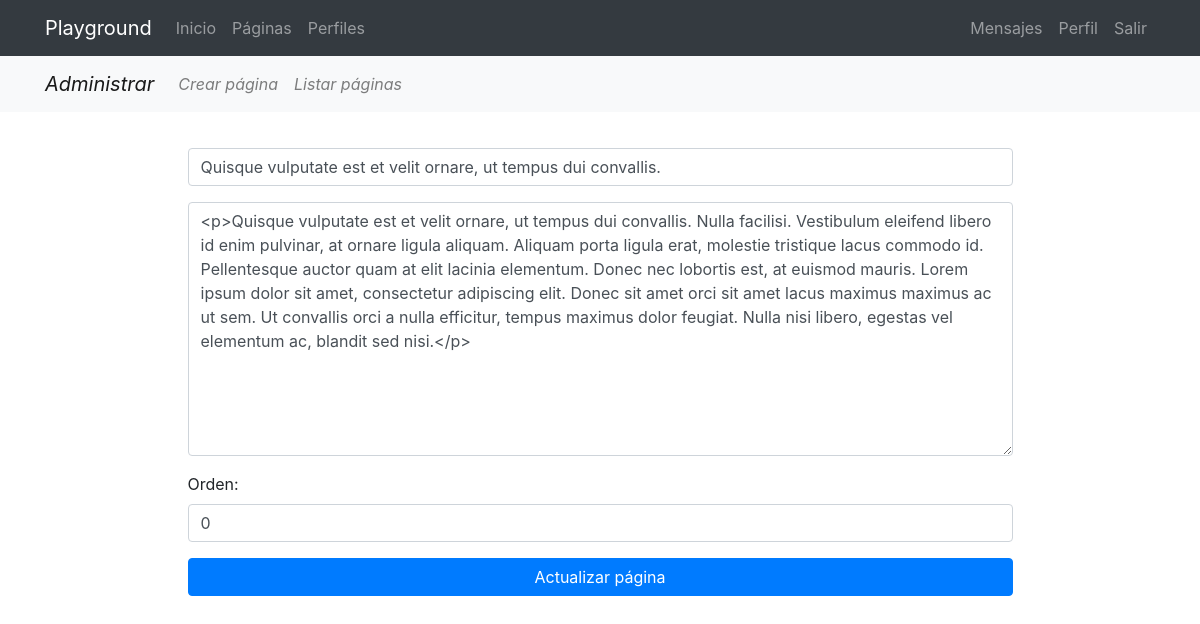
The page /pages/update/2/ (signed in) on the database its author committed.
### pages/models.py (models this page shows, shortened)
class Page(models.Model):
    title = models.CharField(verbose_name="Título", max_length=200)
    content = RichTextField(verbose_name="Contenido")
    order = models.SmallIntegerField(verbose_name="Orden", default=0)
    created = models.DateTimeField(auto_now_add=True, verbose_name="Fecha de creación")
    updated = models.DateTimeField(auto_now=True, verbose_name="Fecha de edición")
    class Meta:
        verbose_name = "página"
        verbose_name_plural = "páginas"
        ordering = ['order', 'title']

### pages/views.py (the view, shortened to what this page needs)
# urls.py: path('update/<int:pk>/', PageUpdate.as_view(), name="update"),
@method_decorator(staff_member_required, name="dispatch")
class PageUpdate(UpdateView):
    model = Page
    form_class = PageForm
    template_name_suffix = '_update_form'

### pages/forms.py
class PageForm(forms.ModelForm):
    class Meta:
        model = Page
        fields = ['title','content','order']
        widgets = {
            'title':forms.TextInput(attrs={'class':'form-control','placeholder':'Titulo'}),
            'content':forms.Textarea(attrs={'class':'form-control'}),
            'order':forms.NumberInput(attrs={'class':'form-control','placeholder':'Orden'}),
        }
        labels = {
            'title':'','content':'','content':'',
        }

### pages/templates/pages/page_update_form.html (shortened to what this page needs)
{% extends 'core/base.html' %}
{% load static %}
{% block content %}
{% include 'pages/includes/pages_menu.html'%}
<main role="main">
  <div class="container">
    <div class="row mt-3 mb-5">
      <div class="col-md-9 mx-auto">
        <div>
            <form action="" method="post">{% csrf_token %}
                {{ form.as_p }}
                <div class="text-center">
                  <input type="submit" class="btn btn-primary btn-block" value="Actualizar página" />
                </div>
        </form>
        </div>
      </div>
    </div>
  </div>
</main>
{% endblock %}

### core/static/core/css/main.css (style rules this page uses)
main { padding-top: 20px; }
:root { --jumbotron-padding-y: 3rem; }

### rows shown on the page
Page: title "Quisque vulputate est et velit ornare, ut tempus dui convallis.", content "<p>Quisque vulputate est et velit ornare, ut tempus dui convallis. Nulla facilisi. Vestibulum eleifend libero id enim pulvinar, at ornare ligula aliquam. Aliquam porta ligula erat, molestie tristique lacus commodo id. Pellentesque auctor quam at elit lacinia elementum. Donec nec lobortis est, at euismod mauris. Lorem ipsum dolor sit amet, consectetur adipiscing elit. Donec sit amet orci sit amet lacus maximus maximus ac ut sem. Ut convallis orci a nulla efficitur, tempus maximus dolor feugiat. Nulla nisi libero, egestas vel elementum ac, blandit sed nisi.</p>", order "0"
